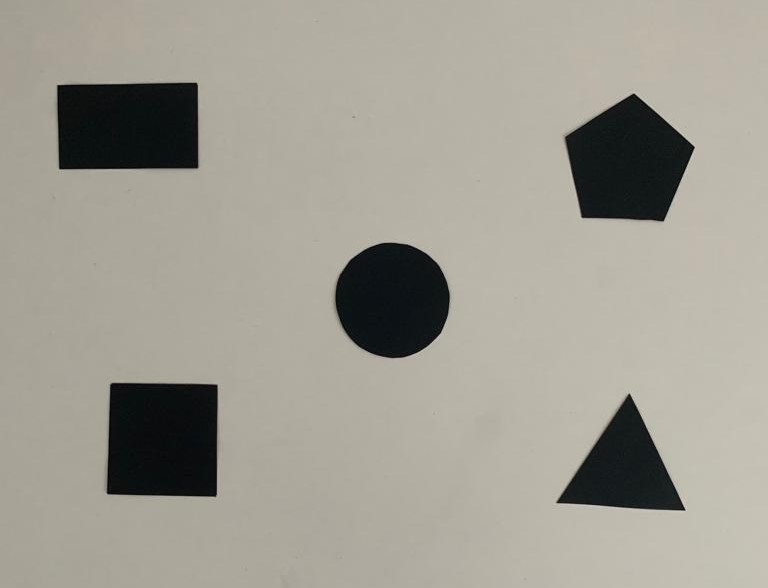
#> input picture ProjectSourceCode/MyShapes.jpeg, 768 x 588 px
$ python GeometricShapeRecognitionProject.py
#> lines starting #> are read from the running program, lines starting #| are printed output that depends on the picture; after the words box and inside, x2 and y2 are one past the last pixel; in counts of white or black regions, pixels touching at a corner belong together
import cv2 as cv
import numpy as np
img = cv.imread('MyShapes.jpeg')
#> img is the input picture: shape (588, 768, 3); mean B, G, R 146.4, 156.9, 160
blurred = cv.GaussianBlur(img, (5, 5),0)
gray = cv.cvtColor(blurred, cv.COLOR_BGR2GRAY)
threshold,thresh=cv.threshold(gray,100,255,cv.THRESH_BINARY)
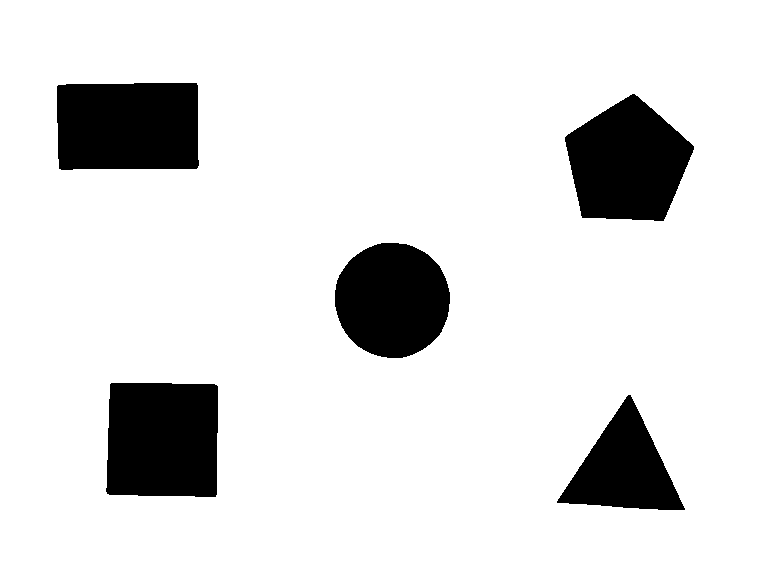
#> thresh: shape (588, 768); 88.1% white; 5 black regions, box (x1, y1, x2, y2) and area: (106, 383, 218, 497) 12282, (57, 83, 199, 170) 11998, (565, 94, 694, 221) 11484, (335, 243, 450, 358) 10425, (557, 395, 685, 510) 7478
canny = cv.Canny(thresh,200,255)
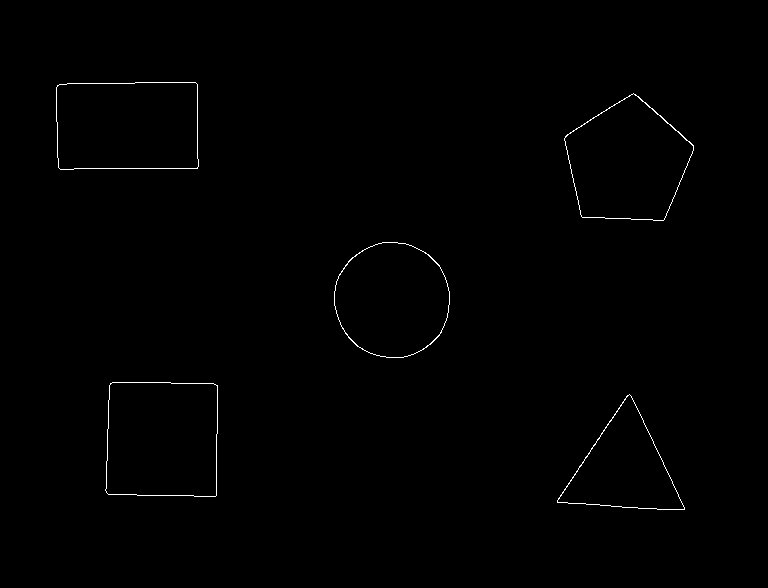
#> canny: shape (588, 768); 0.46% white in thin lines or dots, all inside (x1, y1, x2, y2) = (56, 82, 694, 510)
dilate = cv.dilate(canny, (3,3), iterations=1)
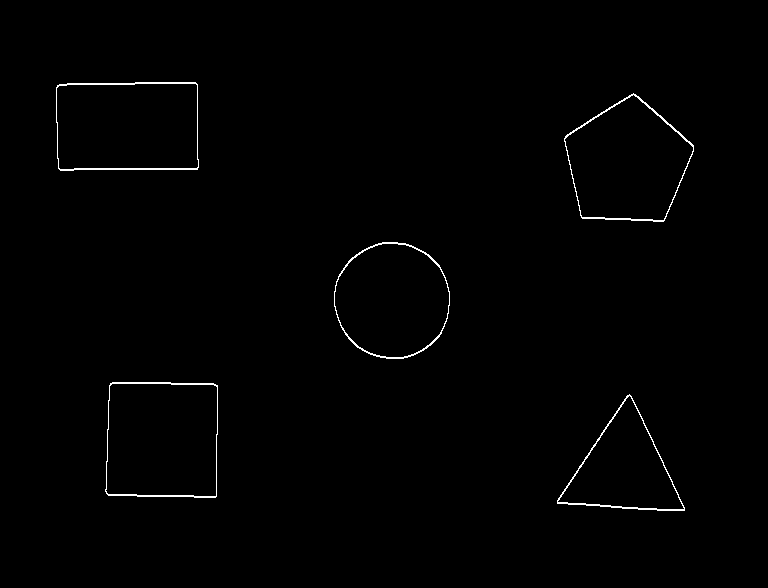
#> dilate: shape (588, 768); 0.74% white in thin lines or dots, all inside (x1, y1, x2, y2) = (56, 82, 694, 511)
contours, hierarchy = cv.findContours(dilate, cv.RETR_EXTERNAL, cv.CHAIN_APPROX_NONE)
#> contours = 5 contours; box (x1, y1, x2, y2) and area: (105, 382, 218, 498) 12387, (56, 82, 199, 171) 12138, (564, 93, 694, 222) 11620, (334, 242, 450, 359) 10564, (557, 394, 685, 511) 7562
cv.drawContours(img,contours,-1,(0,255,0),2)
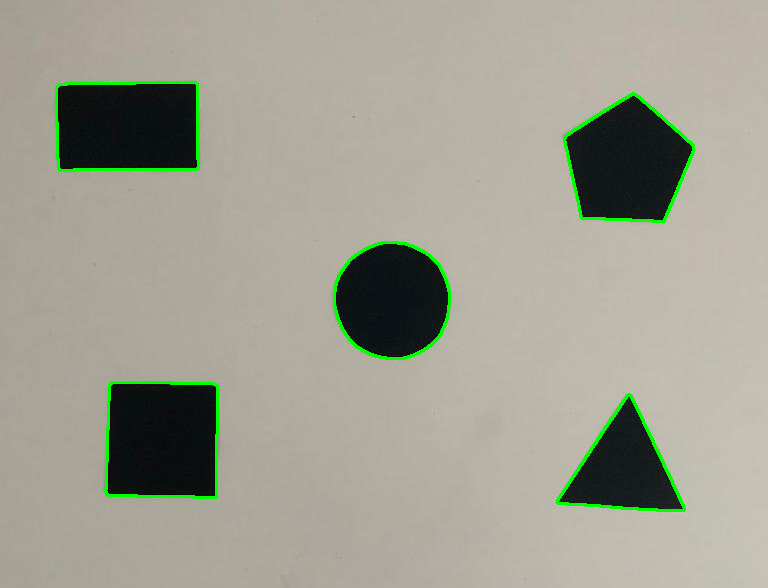
#> img: shape (588, 768, 3); 1.48% of pixels changed, all inside (x1, y1, x2, y2) = (55, 81, 695, 512)
for contour in contours:
    blankimg = np.zeros((img.shape[0], img.shape[1], 3), dtype='uint8')
    blankimg.fill(255)
    cv.drawContours(blankimg, contour, -1, (0, 0, 0), 3)
    blankimg = cv.cvtColor(blankimg, cv.COLOR_BGR2GRAY)
    corners = cv.goodFeaturesToTrack(blankimg, 100, 0.2, 10)
    corners = np.int0(corners)
    average = np.average(corners, axis=0)
    average = np.int0(average)
    x ,y = average.ravel()
    fontsize=0.8
    font=cv.FONT_HERSHEY_COMPLEX
    if len(corners) == 3:
      cv.putText(img, "Triangle", (x, y), font, fontsize,(0, 0, 255), 1)
    elif len(corners) == 4:
      cv.putText(img, "Rectangle", (x, y), font, fontsize, (0, 0, 255), 1)
    elif len(corners) == 5:
      cv.putText(img, "Pentagon", (x, y), font, fontsize, (0, 0, 255), 1)
    else:
      cv.putText(img, "Circle", (x, y), font, fontsize, (0, 0, 255), 1)
#> this loop made 5 passes
#> (corners, x, y) on passes 1, 2, 5: ([[681, 507], [560, 500], [628, 398]], 623, 468), ([[213, 494], [112, 385], [109, 491], [213, 387]], 161, 439), ([[61, 167], [195, 166], [59, 87], [194, 85]], 127, 126)
#> (x, y) on passes 3 to 4: (391, 302), (627, 162)
#> pass 1, `blankimg = cv.cvtColor(blankimg, cv.COLOR_BGR2GRAY)`:
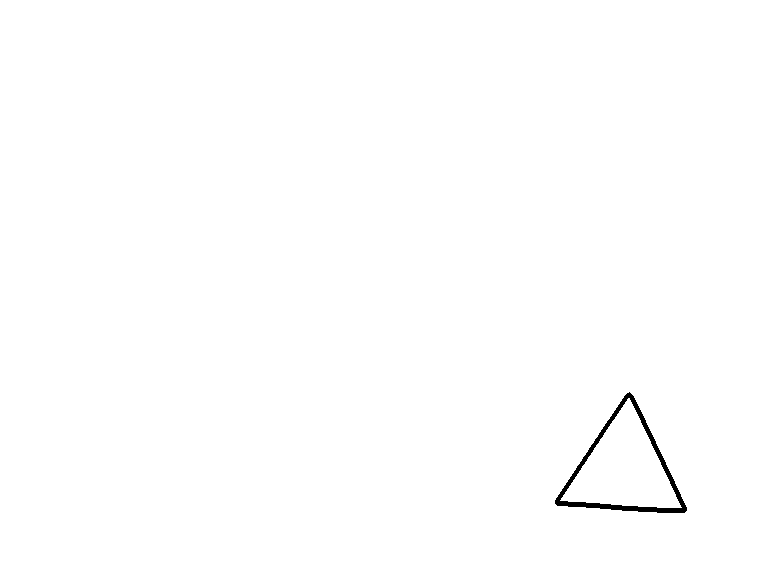
#> blankimg: shape (588, 768); 99.6% white; 1 black region, box (x1, y1, x2, y2) and area: (555, 392, 687, 513) 1758
#> after the loop:
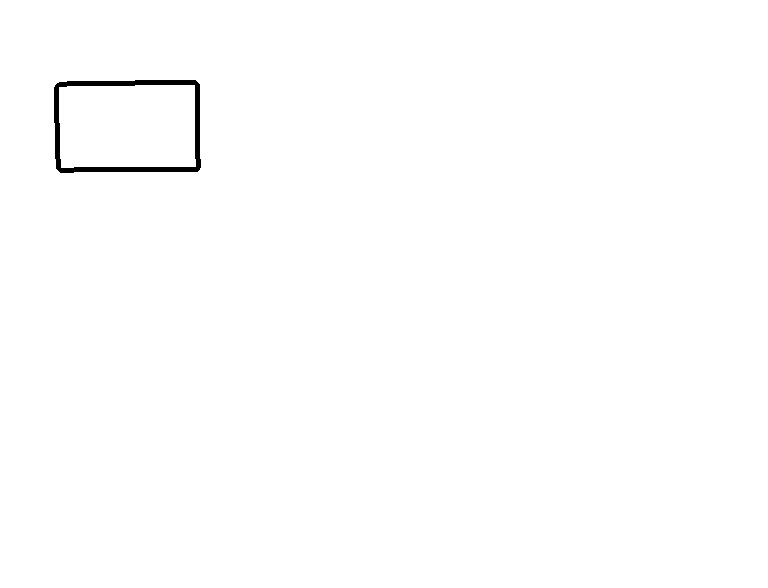
#> blankimg: shape (588, 768); 99.5% white; 1 black region, box (x1, y1, x2, y2) and area: (54, 80, 201, 173) 2231
#> after the loop:
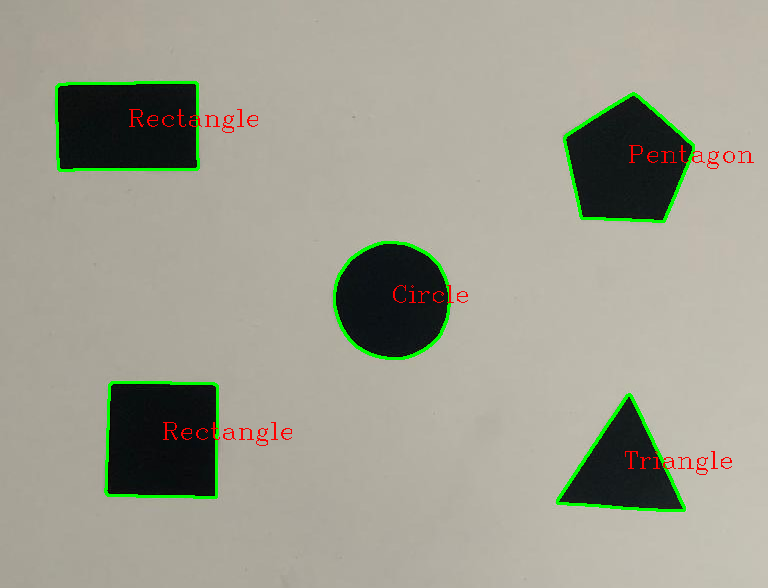
#> img: shape (588, 768, 3); 0.46% of pixels changed, all inside (x1, y1, x2, y2) = (129, 109, 754, 475)
cv.imshow('GeometricShapeRecognitonProject',img)

cv.waitKey(0)
